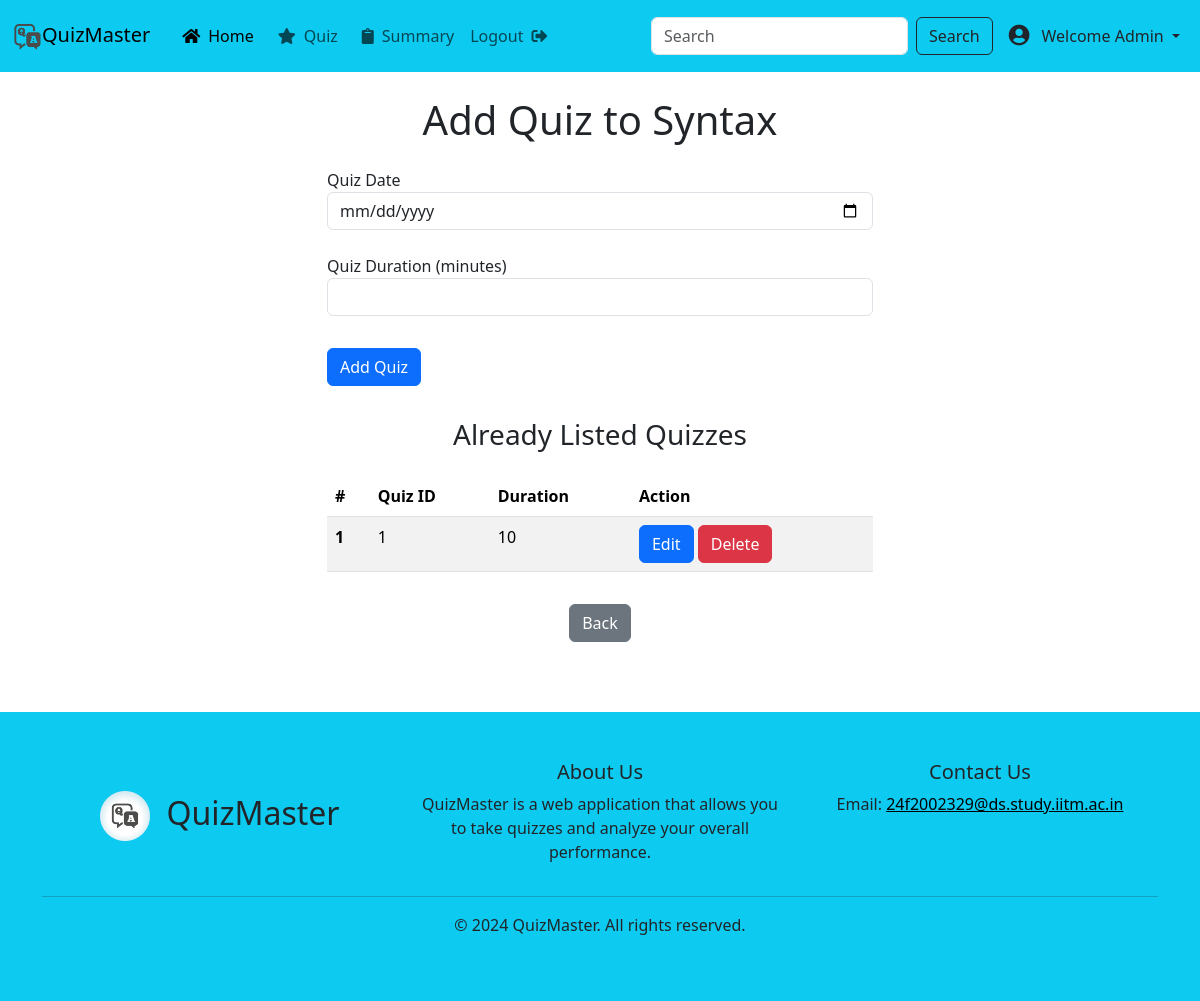
Before: /admin/add_quiz/1 (signed in) with the older database file.
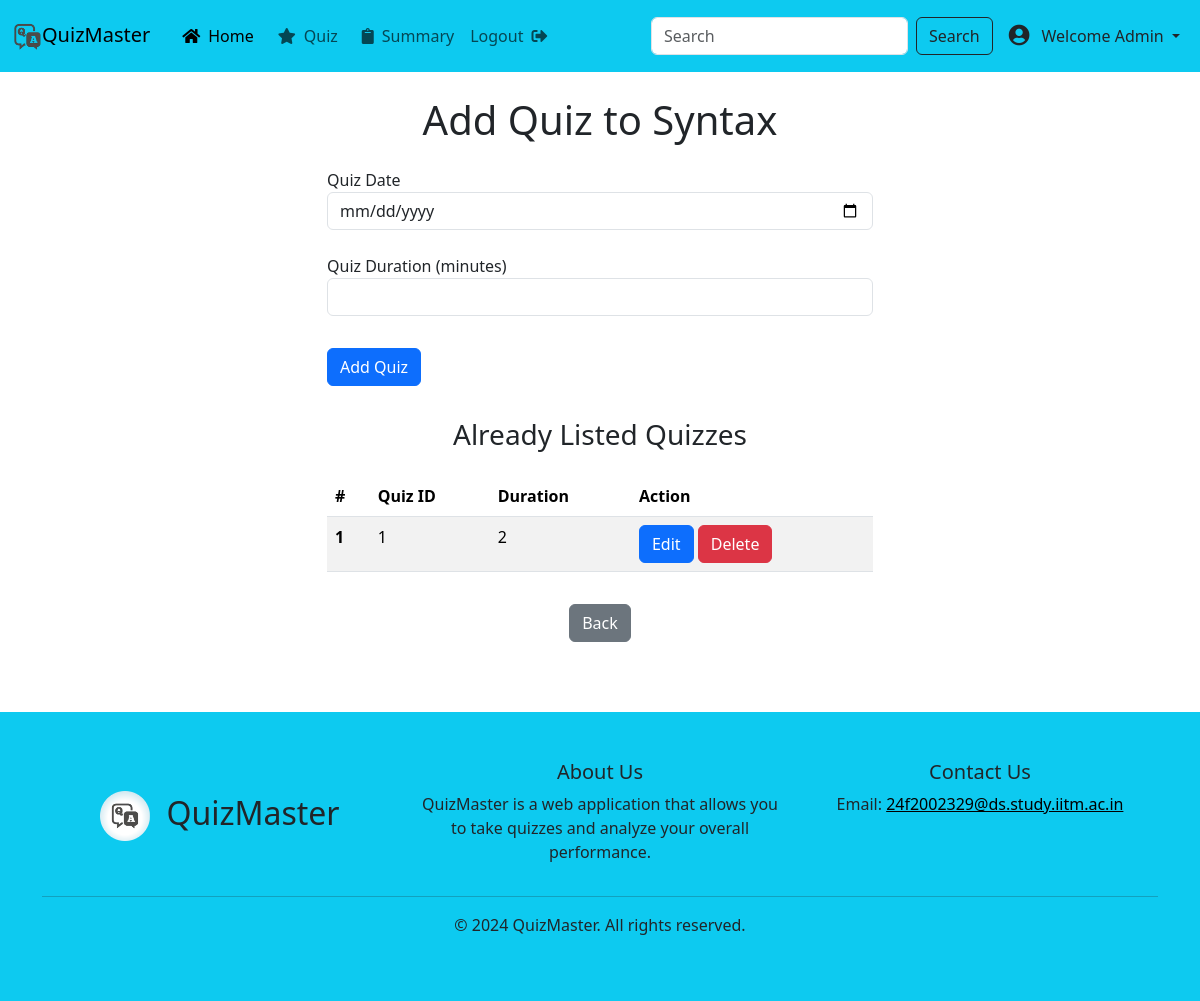
After: the same page with the newer database file.
### app/models/models.py (models this page shows)
class Quiz(db.Model):
    id = db.Column(db.Integer, primary_key=True)
    quiz_date = db.Column(db.DateTime, nullable=True)
    duration = db.Column(db.Integer, nullable=False)
    status = db.Column(db.String(20), default='pending')
    chapter_id = db.Column(db.Integer, db.ForeignKey('chapter.id'), nullable=False)
    questions = db.relationship('Question', backref='quiz', lazy=True)

### app/routes/admin.py (the view, shortened to what this page needs)
@admin_blueprint.route('/add_quiz/<int:chapter_id>', methods=['GET', 'POST'])
def add_quiz(chapter_id):
    if session.get('role') != 'admin':
        return "Unauthorized", 403
    chapter = Chapter.query.get_or_404(chapter_id)
    quizzes = Quiz.query.filter_by(chapter_id=chapter_id).all()
    return render_template('admin/add_quiz.html', chapter=chapter, quizzes=quizzes)

### app/templates/admin/add_quiz.html
{% extends "base.html" %}
{% block content %}
<section class="content">
    <div class="container">
        <div class="row">
            <div class="col-md-6 offset-md-3">
                <h1 class="text-center mb-4 mt-4">Add Quiz to {{ chapter.name }}</h1>
                <form action="{{ url_for('admin.add_quiz', chapter_id=chapter.id) }}" method="POST">
                    <div class="form-outline mb-4">
                        <label for="quiz_date">Quiz Date</label>
                        <input type="date" class="form-control" id="quiz_date" name="quiz_date" required>
                    </div>
                    <div class="form-outline mb-4">
                        <label for="quiz_duration">Quiz Duration (minutes)</label>
                        <input type="number" class="form-control" id="quiz_duration" name="quiz_duration" required>
                    </div>
                    <button type="submit" class="btn btn-primary my-2 py-auto">Add Quiz</button>
                </form>
                <h3 class="text-center my-4">Already Listed Quizzes</h3>
                <table class="table table-striped">
                    <thead>
                        <tr>
                            <th scope="col">#</th>
                            <th scope="col">Quiz ID</th>
                            <th scope="col">Duration</th>
                            <th scope="col">Action</th>
                        </tr>
                    </thead>
                    <tbody>
                        {% for quiz in quizzes %}
                        <tr>
                            <th scope="row">{{ loop.index }}</th>
                            <td>{{ quiz.id }}</td>
                            <td>{{ quiz.duration }}</td>
                            <td>
                                <a href="{{ url_for('admin.edit_quiz', quiz_id=quiz.id) }}" class="btn btn-primary">Edit</a>
                                <a href="{{ url_for('admin.delete_quiz', quiz_id=quiz.id) }}" class="btn btn-danger">Delete</a>
                            </td>
                        </tr>
                        {% endfor %}
                    </tbody>
                </table>
                <div class="text-center">
                    <button onclick="history.back()" class="btn btn-secondary mt-3 mb-4">Back</button>
                </div>
            </div>
        </div>
    </div>
</section>
{% endblock %}

Changed rows visible on the page:
changed Quiz id 1: duration "10" → "2"
